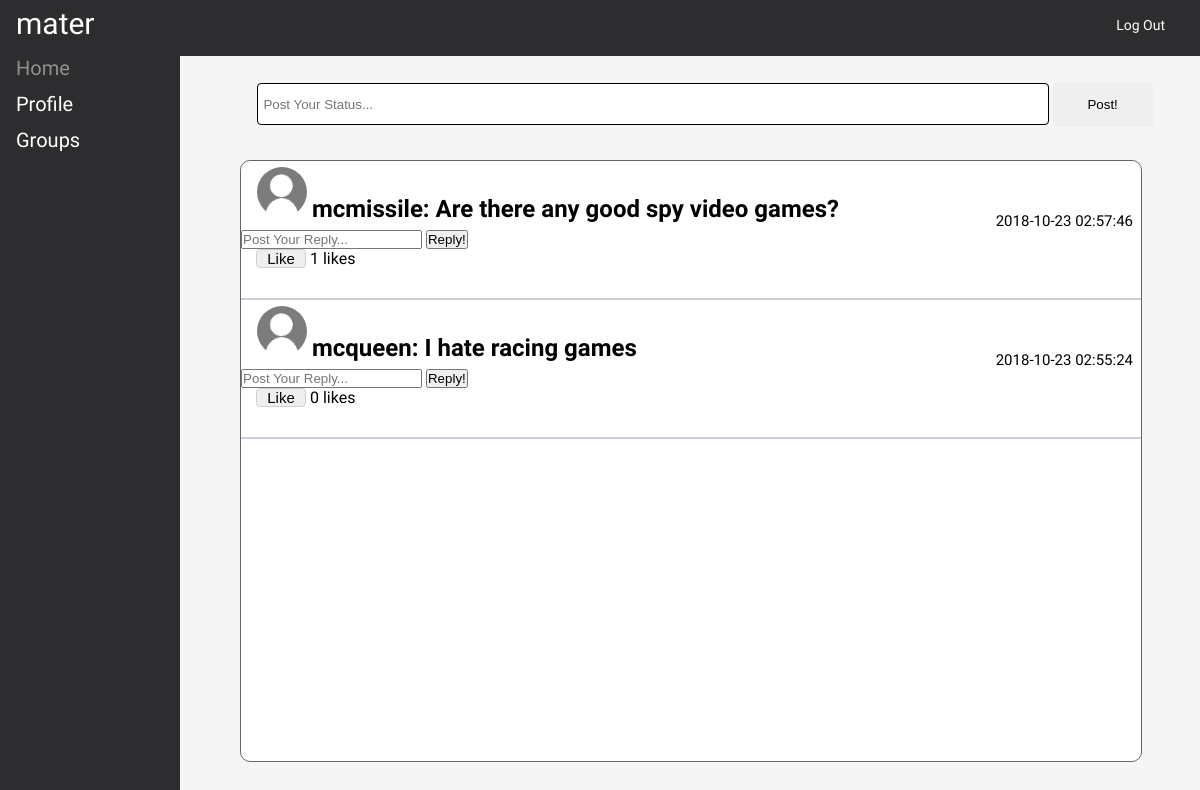
Page /home.php?id=2&type=private (signed in) on the committed database.
### tables this page shows
CREATE TABLE `messages` (
  `msg_id` int(10) UNSIGNED NOT NULL,
  `user_id` int(10) UNSIGNED NOT NULL,
  `msg` varchar(6000) NOT NULL,
  `post_time` timestamp NOT NULL DEFAULT CURRENT_TIMESTAMP,
  `group_id` int(10) UNSIGNED NOT NULL,
  `likes` int(10) UNSIGNED NOT NULL,
  `parent_id` int(10) UNSIGNED NOT NULL DEFAULT '0',
  `hasChildren` tinyint(1) NOT NULL DEFAULT '0'
);

CREATE TABLE `users` (
  `id` int(10) UNSIGNED NOT NULL,
  `fname` varchar(50) NOT NULL,
  `lname` varchar(50) NOT NULL,
  `password` varchar(60) NOT NULL,
  `email` varchar(50) NOT NULL,
  `username` varchar(50) NOT NULL,
  `img` varchar(580) NOT NULL
);

### home.php (the view, shortened to what this page needs)
<?php
	include ('connection.php');
	if(isset($_GET['id'])) {
		$groupID = $_GET['id'];
	} else {
		$groupID = "1";
	}
?>
<!doctype HTML>
<html>
	<head>
		<link rel="stylesheet" type="text/css" href="css/style.css">
	</head>
	<body>
		<div class="header">
			<?php
				echo "<div id='logo'>";
					echo $_SESSION['username'];
				echo "</div>";
			?>
			<div class="menu">
				<ul>
					<li><a href="loggedout.php">Log Out</a></li>
				</ul>
			</div>
		</div>
		<div class="sidemenu">
			<ul>
				<li class="active"><a href="home.php">Home</a></li>
			</ul>
			<ul>
				<li><a href="profile.php">Profile</a></li>
			</ul>
			<ul id="submenu">
				<li>
					<span>Groups</span>
				</li>
			</ul>
		</div>
		<div class="position">
			<div class = "feed">
				<?php
					$replyFeed = "SELECT username, msg, post_time, msg_id, likes, parent_id, hasChildren, img from users inner join messages on users.id = messages.user_id WHERE group_id = " . $groupID . " ORDER BY msg_id DESC";
					$resultFeed = $conn->query($replyFeed);
					if ($resultFeed->num_rows > 0) {
						while ($row_reply = $resultFeed->fetch_assoc()) {
							if ($row_reply['parent_id'] == 0 && $row_reply['hasChildren'] == 0) {
								if($row_reply['img'] == '') {
									echo "<span>"."<img id ='chat_avatar' width='50' height='50' src='uploads/profiledefault.png' alt='Default Profile Pic'>" . "<h2 id ='userName'>" . $row_reply['username'] . ": " . htmlspecialchars($row_reply['msg'])."</h2>" . "<div class='time'>" . $row_reply['post_time'] . "</div>"."</span>";
									echo "<form action='home.php?id=" . $groupID . "' method='POST'>
									<input id='reply' type='text' name='reply' value='' placeholder='Post Your Reply...'>
									<input id='reply_submit' type='submit' name='reply_submit' value='Reply!'>
									</form>";
								}
								echo "<form action='home.php?id=" . $groupID . "&liked=" . $row_reply['msg_id'] . "' method='POST'>
								<div class='likeys'><input id='like_input'type='submit' name='like' value='Like'>"." ".$row_reply['likes']." likes</div>
								</form>";
								echo "<div class='underline'>";
								echo "</div>";
							}
						}
					}
				?>
			</div>
		</div>
		<div class="posting">
		<?php
			echo "<form action='home.php?id=" . $groupID . "' method='POST'>
				<input id='messeging' type='text' name='message' value='' placeholder='Post Your Status...'>
				<input id='msg_submit' type='submit' name='submit' value='Post!'>
				</form>";
		?>
		</div>
	</body>
</html>

### css/style.css (style rules this page uses)
* { margin: 0; padding: 0; }
html, body { font-family: 'Exo 2', sans-serif; height: 100%; width: 100%; background-color: whitesmoke; }
.header { position: fixed; top: 0; background-color: #2D2C2E; height: 56px; border-bottom: 0px; padding-left: auto; padding-right: auto; width: 100%; }
#logo { background-color: #2D2C2E; float: left; color: #FFFFFF; text-decoration: none; font-size: 30px; padding: 6px 8px 6px 16px; background-repeat: no-repeat; }
.menu { background-color: #2D2C2E; text-decoration: none; top: 0px; right: 0px; height: 37px; padding-top: 17px; padding-right: 25px; }
.menu ul { list-style-type: none; margin: 0; padding: 0; overflow: hidden; }
.menu a { float: right; color: #FFFFFF; text-decoration: none; font-size: 14px; background-repeat: no-repeat; padding-left: 10px; padding-right: 10px; }
.sidemenu { position: fixed; top: 50px; font-size: 20px; width: 15%; color: #FFFFFF; display: inline-block; background-color: #2D2C2E; height: 100%; }
.sidemenu ul { list-style-type: none; }
.sidemenu li a { display: block; padding: 6px 8px 6px 16px; text-decoration: none; color: #FFFFFF; }
span { display: block; padding: 6px 8px 6px 16px; text-decoration: none; }
#submenu span { cursor: pointer; }
li.active > a { color: #909090; }
#userName { display: inline; padding-top: 25px; padding-bottom: 5px; margin-left: 5px; margin-right: 5px; word-break: break-word; }
.time { display: inline; font-size: 15px; margin-top: 45px; float: right; }
.likeys { margin-left: 15px; }
#like_input { font-size: 15px; width: 50px; border: 1px solid #D2CCD9; border-radius: 4px; margin-bottom: 30px; }
.posting { position: fixed; margin-top: 80px; left: 105px; width: 100%; font-size: 13px; color: white; text-align: center; }
#messeging { background-color: #FFFFFF; border: 1px solid black; font-size: 15 px; padding: 5px; width: 65%; margin-bottom: 3px; margin-top: 3px; border: 1 px black; border-radius: 4px; height: 30px; outline: none; }
#msg_submit { font-size: 15 px; padding: 5px; width: 100px; margin-bottom: 3px; border: 1px; height: 45px; border-radius: 4px; outline: none; }
#chat_avatar { border-radius: 50%; }
.feed { position: fixed; margin-top: 160px; left: 20%; height: 75%; width: 75%; overflow-y:auto; overflow: auto; border: 1px solid #666; border-radius: 10px; background-color: #FFFFFF; }
.underline { padding-top: 1px; padding-bottom: 1px; width: 100%; background-color: #D2CCD9; color: white; }

### rows in the picture
messages: parent_id 0 (drawn), user.username "mcmissile", msg "Are there any good spy video games?", post_time "2018-10-23 02:57:46", likes "1"
messages: parent_id 0 (drawn), user.username "mcqueen", msg "I hate racing games", post_time "2018-10-23 02:55:24", likes "0"

### other values in the picture
$_SESSION['username'] "mater"
